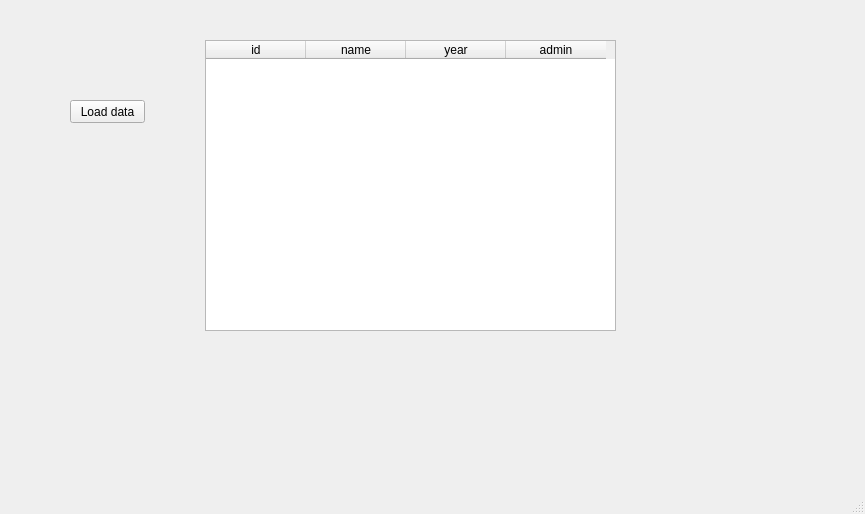
<?xml version="1.0" encoding="UTF-8"?>
<ui version="4.0">
 <class>MainWindow</class>
 <widget class="QMainWindow" name="MainWindow">
  <property name="geometry">
   <rect>
    <x>0</x>
    <y>0</y>
    <width>865</width>
    <height>514</height>
   </rect>
  </property>
  <property name="windowTitle">
   <string>MainWindow</string>
  </property>
  <widget class="QWidget" name="centralwidget">
   <widget class="QTableWidget" name="tableWidget">
    <property name="geometry">
     <rect>
      <x>205</x>
      <y>40</y>
      <width>411</width>
      <height>291</height>
     </rect>
    </property>
    <column>
     <property name="text">
      <string>id</string>
     </property>
    </column>
    <column>
     <property name="text">
      <string>name</string>
     </property>
    </column>
    <column>
     <property name="text">
      <string>year</string>
     </property>
    </column>
    <column>
     <property name="text">
      <string>admin</string>
     </property>
    </column>
   </widget>
   <widget class="QPushButton" name="pushButton">
    <property name="geometry">
     <rect>
      <x>70</x>
      <y>100</y>
      <width>75</width>
      <height>23</height>
     </rect>
    </property>
    <property name="text">
     <string>Load data</string>
    </property>
   </widget>
  </widget>
  <widget class="QMenuBar" name="menubar">
   <property name="geometry">
    <rect>
     <x>0</x>
     <y>0</y>
     <width>865</width>
     <height>21</height>
    </rect>
   </property>
  </widget>
  <widget class="QStatusBar" name="statusbar"/>
 </widget>
 <resources/>
 <connections/>
</ui>
